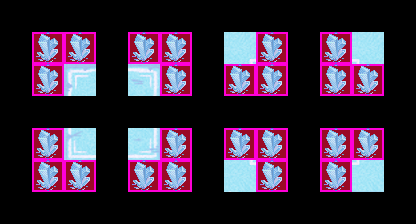

Rendered tile map (Tiled .tmx) drawn with the repository's tilesets; below, a short description and the map source with its tile grids summarised:
An orthogonal 13x7 tile map with 32x32 px tiles, 8 tile layers (Regions, Input_set, Input_set, Input_set, ...), 4 tilesets.

<map version="1.0" orientation="orthogonal" width="13" height="7" tilewidth="32" tileheight="32">
 <tileset firstgid="1" name="collision" tilewidth="32" tileheight="32">
  <image source="../../graphics/tiles/collision.png" width="64" height="32" />
 </tileset>
 <tileset firstgid="3" name="set_icecave" tilewidth="32" tileheight="32">
  <image source="../../graphics/tiles/set_icecave.png" width="128" height="128" />
 </tileset>
 <tileset firstgid="19" name="set_rules" tilewidth="32" tileheight="32">
  <image source="../../graphics/tiles/set_rules.png" width="64" height="64" />
 </tileset>
 <tileset firstgid="23" name="icecave" tilewidth="32" tileheight="32">
  <image source="../../graphics/tiles/icecave.png" width="512" height="256" />
 </tileset>
 <layer name="Regions" width="13" height="7">
  <data>[91 cells, 32 non-empty, 1 distinct tile ids]</data>
 </layer>
 <layer name="Input_set" width="13" height="7">
  <data>[91 cells, 16 non-empty, 1 distinct tile ids]</data>
 </layer>
 <layer name="Input_set" width="13" height="7">
  <data>[91 cells, 16 non-empty, 1 distinct tile ids]</data>
 </layer>
 <layer name="Input_set" width="13" height="7">
  <data>[91 cells, 16 non-empty, 1 distinct tile ids]</data>
 </layer>
 <layer name="InputNot_set" width="13" height="7">
  <data>[91 cells, 16 non-empty, 1 distinct tile ids]</data>
 </layer>
 <layer name="InputNot_set" width="13" height="7">
  <data>[91 cells, 16 non-empty, 1 distinct tile ids]</data>
 </layer>
 <layer name="InputNot_set" width="13" height="7">
  <data>[91 cells, 16 non-empty, 1 distinct tile ids]</data>
 </layer>
 <layer name="Output_Ground" width="13" height="7">
  <data>[91 cells, 8 non-empty, 8 distinct tile ids]</data>
 </layer>
</map>
